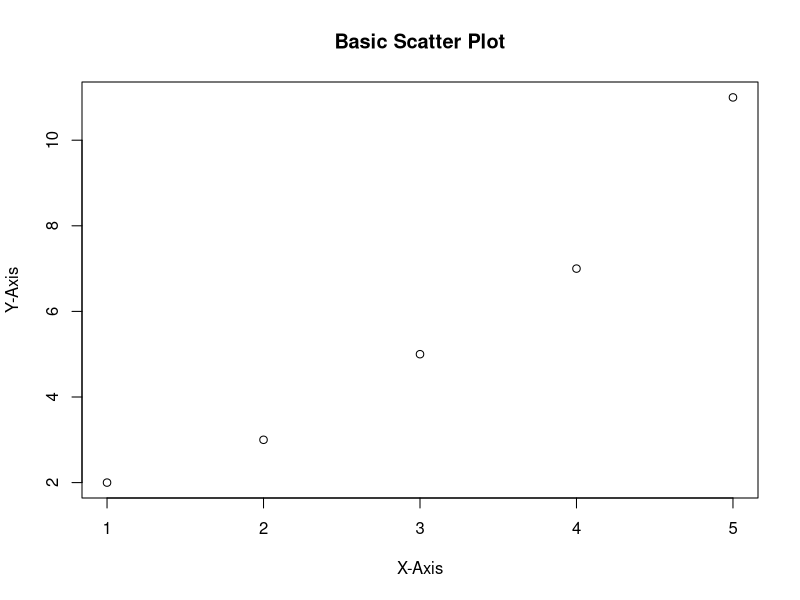
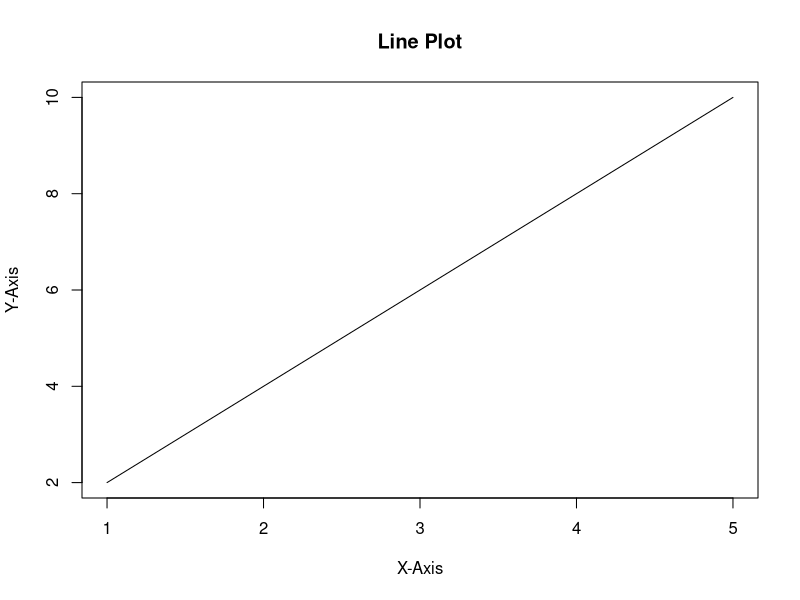
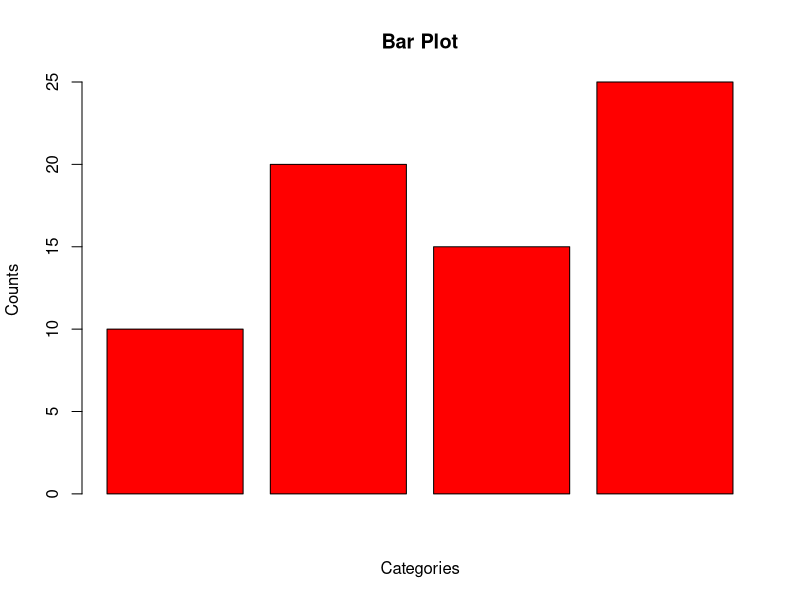
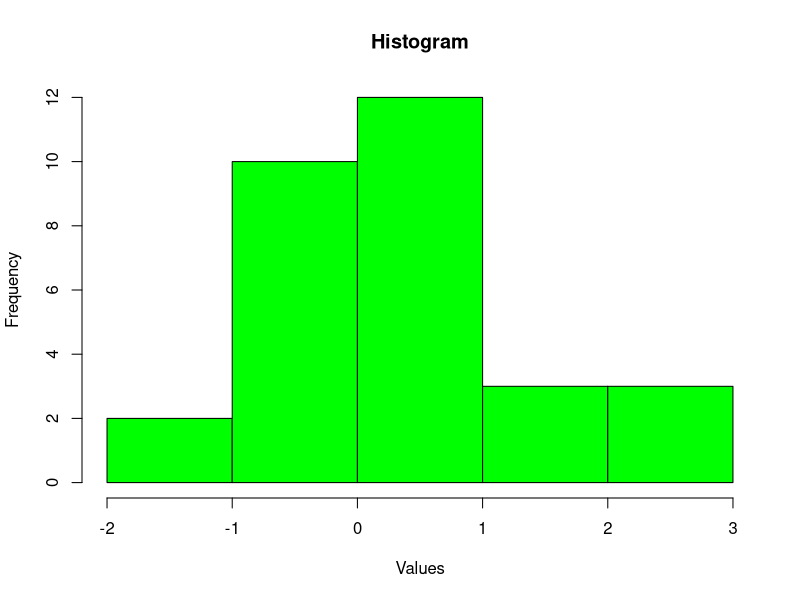
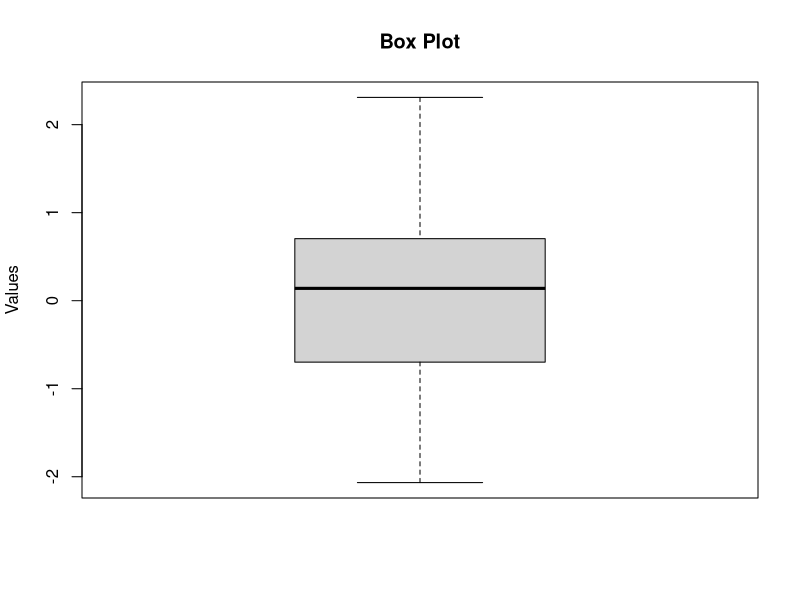
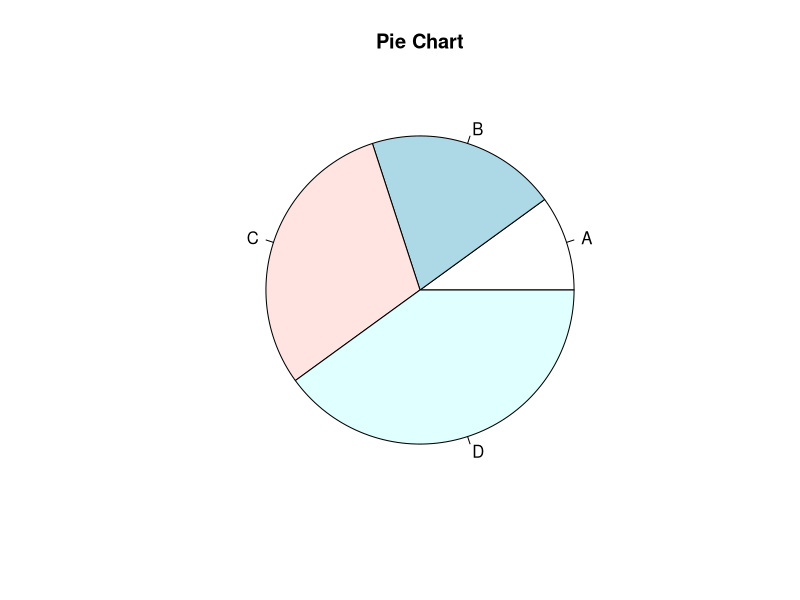
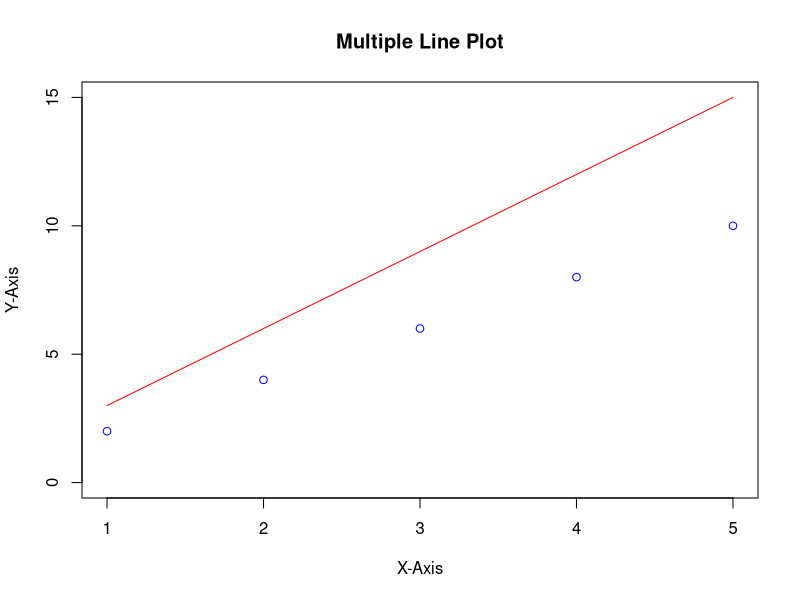
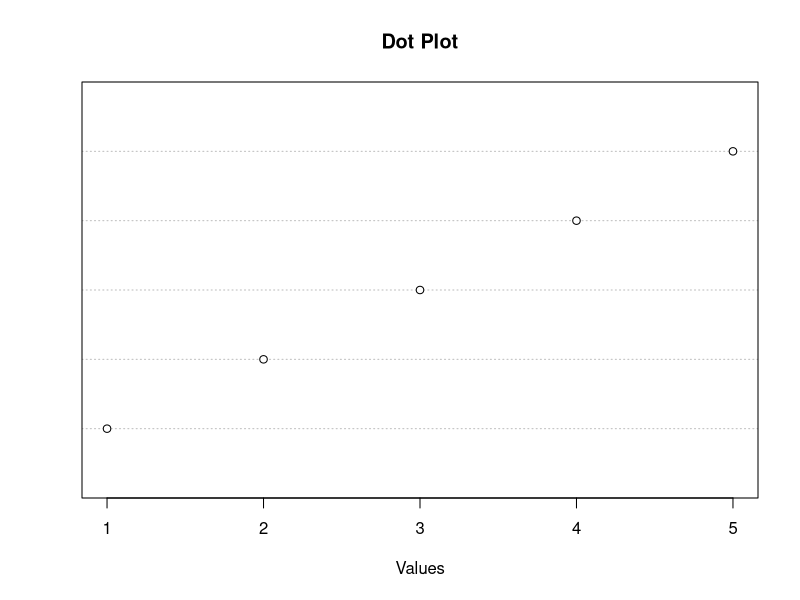

R code for these plots, in order:
#lab means labels
# main mean Main title of chart

x <- c(1, 2, 3, 4, 5)
y <- c(2, 3, 5, 7, 11)
plot(x, y, main = "Basic Scatter Plot", xlab = "X-Axis", ylab =
       "Y-Axis")

x <- c(1, 2, 3, 4, 5)
y <- c(2, 4, 6, 8, 10)
plot(x, y, type = "l", main = "Line Plot", xlab = "X-Axis", ylab =
       "Y-Axis")

counts <- c(10, 20, 15, 25)
barplot(counts, main = "Bar Plot", xlab = "Categories", ylab =
          "Counts", col = "red")

data <- rnorm(30)
print(data)
hist(data, main = "Histogram", xlab = "Values", ylab = "Frequency",
     col = "green")

data <- rnorm(100)
boxplot(data, main = "Box Plot", ylab = "Values")

slices <- c(10, 20, 30, 40)
labels <- c("A", "B", "C", "D")
pie(slices, labels = labels, main = "Pie Chart")


x <- c(1, 2, 3, 4, 5)
y1 <- c(2, 4, 6, 8, 10)
y2 <- c(3, 6, 9, 12, 15)
plot(x, y1, col = "blue", ylim = c(0, 15), xlab =
       "X-Axis", ylab = "Y-Axis", main = "Multiple Line Plot")
lines(x, y2, type = "l", col = "red")


x <- c(1, 2, 3, 4, 5)
dotchart(x, main = "Dot Plot", xlab = "Values")

library(ggplot2)
data <- data.frame(Group = rep(c("A", "B"), each = 50), Values =
                     c(rnorm(50), rnorm(50, mean = 2)))
ggplot(data, aes(x = Group, y = Values)) + geom_violin(fill =
                                                         "lightblue") + ggtitle("ggplot2 Violin Plot")